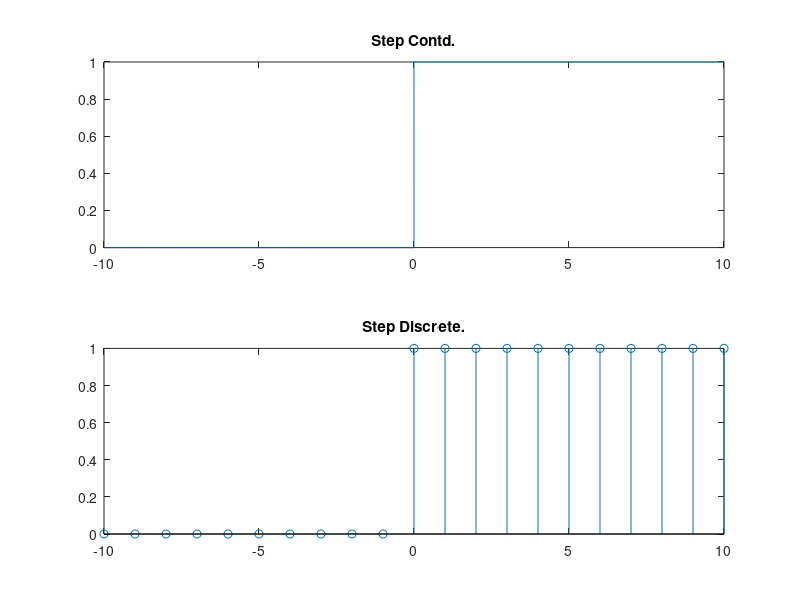

The MATLAB source for this figure:
n = -10:1:10;
m = -10:0.001:10;

x = size(n);
y = zeros(x);

y(n>=0) = 1;
p(m>=0) = 1;

subplot(2,1,1);
plot(m,p);
title('Step Contd.');

subplot(2,1,2);
stem(n,y);
title('Step Discrete.');